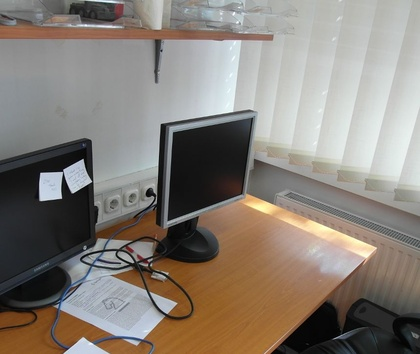
%> input picture exercise1/monitor.jpg, 420 x 354 px, shrunk from 859 x 723 before the run
$ octave exercise1_assignment4.m   (GNU Octave 9; MATLAB toolbox functions it lacks are replaced by stand-ins)
%> lines starting %> are read from the running program, lines starting %| are printed output that depends on the picture
### exercise1/estimate_homography.m
function H = estimate_homography(px1,py1,px2,py2)

n = length(px1);

% Build the matrix A
A = zeros(2*n,9);
for i=1:n,
  A(2*i-1,:) = [px1(i), py1(i), 1, 0, 0, 0, -px2(i)*px1(i), -px2(i)*py1(i), -px2(i)];
  A(2*i,:)   = [0, 0, 0, px1(i), py1(i), 1, -py2(i)*px1(i), -py1(i)*py2(i), -py2(i)];
end;
%keyboard;

% Decompose A using SVD
[~, ~, V] = svd(A);

% Compute h as the normalized smallest eigenvector
h = V(:,9) ./V(9,9);

% reshape to form a matrix
H = reshape(h, 3,3)';

### exercise1/exercise1_assignment4.m
#Assignment 4: Homography

  # a):
  Img=imread('monitor.jpg');
%> Img is the input picture: size 354x420x3 uint8; mean R, G, B 135.1, 127.2, 119
  figure(1);
  imshow(Img);
  #[X,Y,btns]=ginput(4);
  #save points.mat X Y ;
  load points.mat;
  figure(2);
  imshow(Img);
  patch(X,Y,'white');
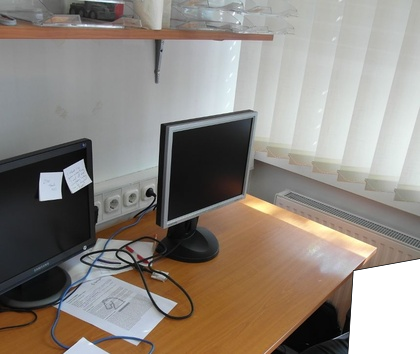
%> figure redrawn from the program's plot data
  #b):
  Source=imread('city.jpg');
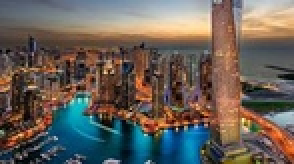
%> input picture exercise1/city.jpg, 147 x 82 px, shrunk from 300 x 168 before the run (shown 2 times larger)
%> Source is the input picture: size 82x147x3 uint8; mean R, G, B 103.7, 95.6, 88.2
  [h,w,~]=size(Source);
%> h = 82; w = 147
  Z =[0,0,h,h];
%> Z = [0 0 82 82]
  W =[w,0,0,w];
%> W = [147 0 0 147]
  H=estimate_homography(Z,W,X,Y);
  kordO=ones(4,3);
  kordO(:,1)=round(Z);
  kordO(:,2)=round(W);
  kordN=ones(4,3);
  kordN(:,1)=round(X);
  kordN(:,2)=round(Y);
  for i=1:kordO(3,1)# i,j pixel source ,vec pixel na novi sliki
    for j=1:kordO(1,2)
      vec=H*[i;j;1];
      vec=round(vec./vec(3));
      Img(vec(2),vec(1),:)=Source(i,j,:);
   end
  end
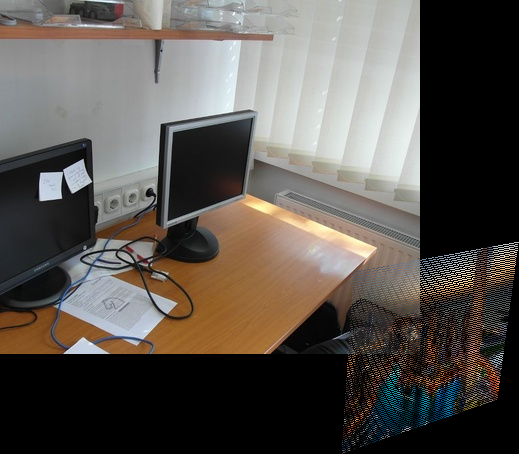
%> Img: size 454x519x3 uint8; mean R, G, B 89.9, 84.6, 79
  figure(3);
  imshow(Img);
